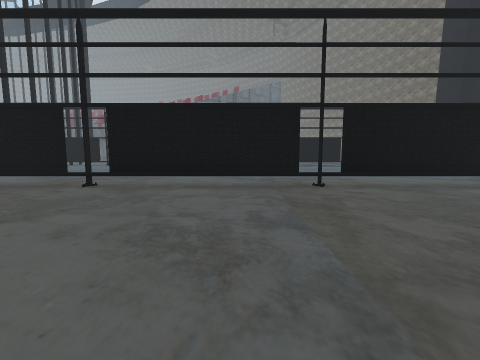
view 1 (above)

19 first-person views from a walk through a scene from a Unity 3-D project. The camera is 1.4 m above the floor, tilts 6° down and sees 90° across. The floor is counted in squares, 2 m on a side. Each view is taken from the middle of a square. On the plan, view 1 faces up. The plan holds only what a view shows up to about 9 squares ahead; the rest is blank. The place goes on beyond the plan. Some surface patterns are stand-ins.

view 2
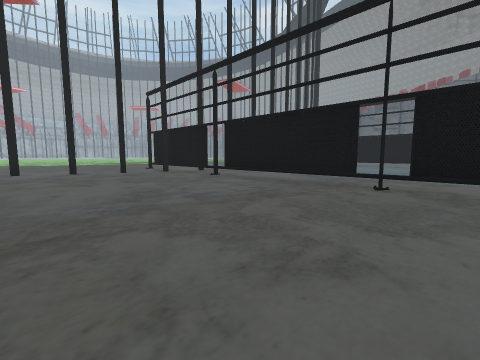

view 3
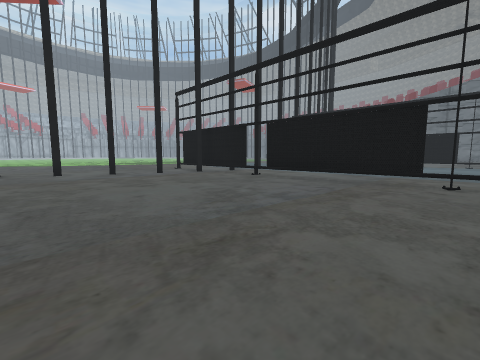

view 4
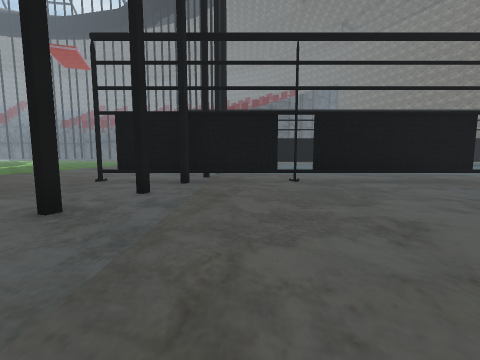

view 5
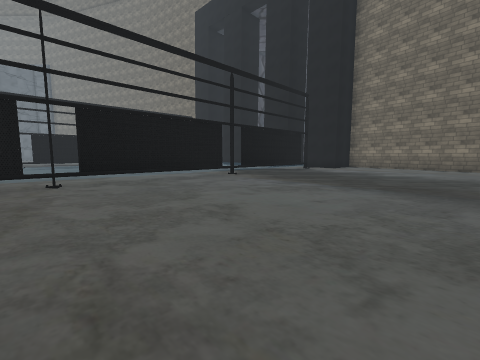

view 6
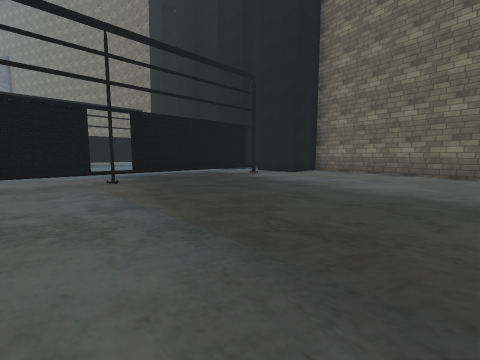

view 7
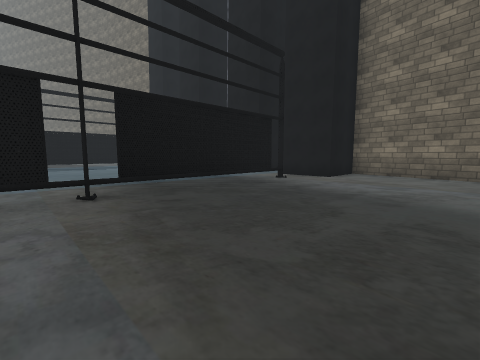

view 8
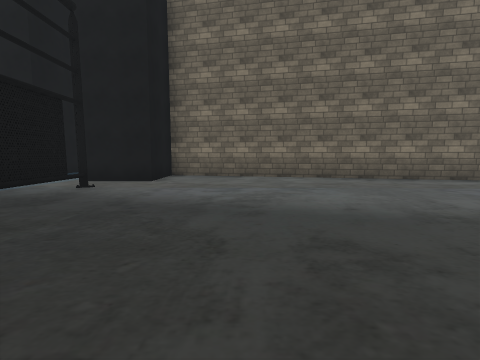

view 9
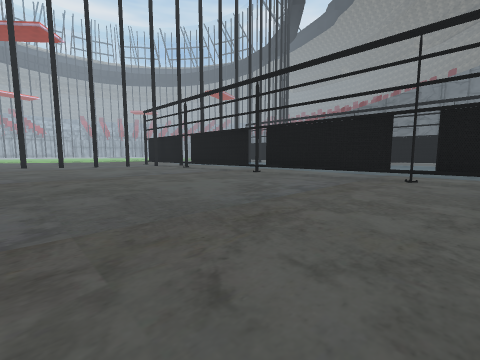

view 10
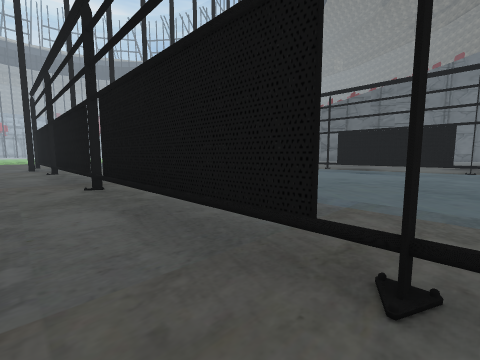

view 11
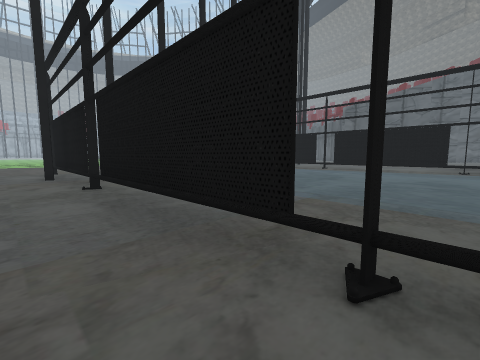

view 12
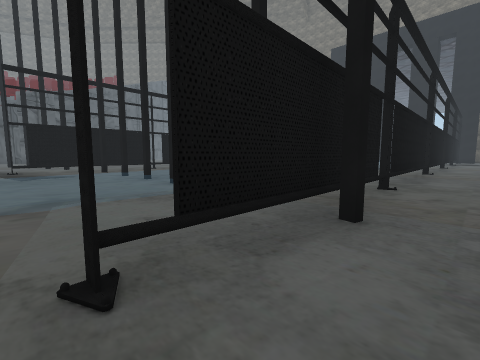

view 13
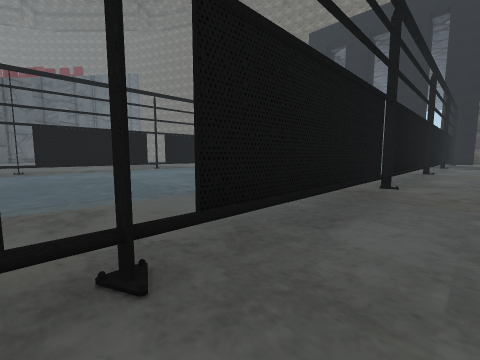

view 14
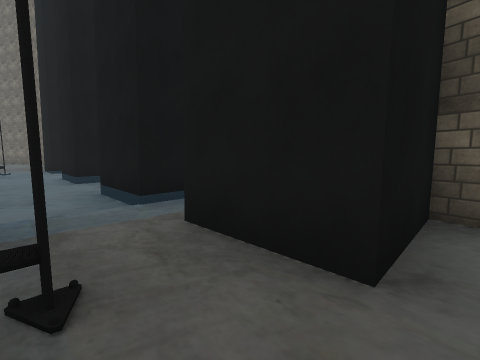

view 15
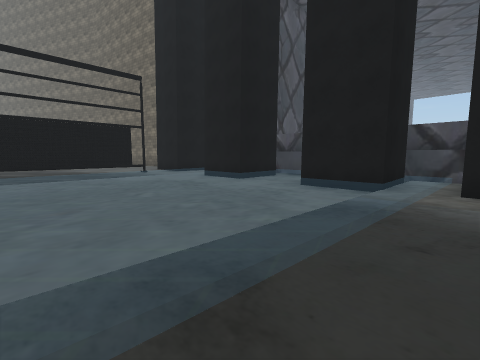

view 16
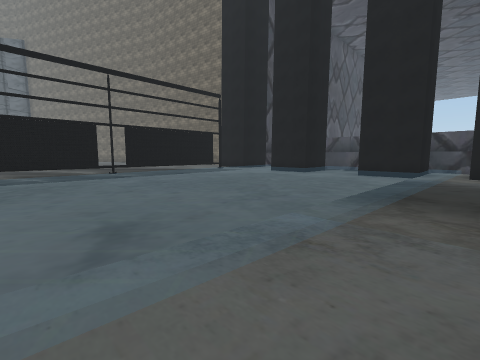

view 17
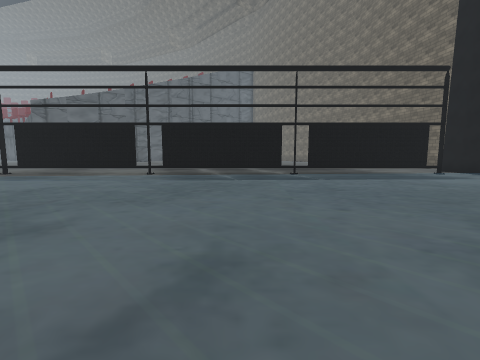

view 18
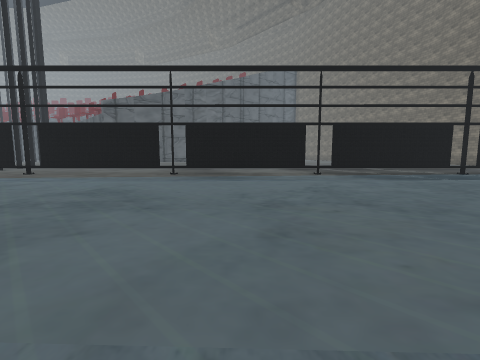

view 19
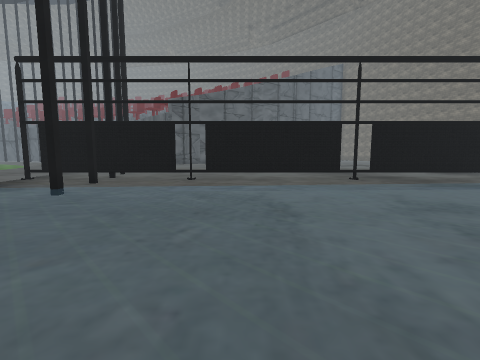

### Floor plan
Key: @ floor where view 1 was taken; # wall or solid block; x gap in a wall; . main floor; : floor 0.25 m higher than the main floor; / step, stairs or slope; = window, fence, low wall or low ledge; ^ raised ledge; T thing the floor can be seen under or through.
Columns run from 14 left of view 1 to 16 right of it. Each row starts with its distance up from view 1.
 17 ................  ..  ..
 16 .####xx###xx###xx##########.#
 15 ............................#
 14 ............/////////:::::::
 13 ///=/:::::::::::::::::::::::##
 12 ::::::::::::::::::::::::::::=#
 11 :::=::::::::::::::::::::::::::^
 10 :::= :::::::::::::::::::::::::
  9 :::: :::::::::::::::::::::::##
  8 /// /:::::::::::::::::::::::=#
  7 ...............//////////:::::^
  6 ............................###
  5 xxTTTxxTTTxxTTTxxTTTTTTTTTT.##
  4 .............................#
  3 .............................#
  2  .#..........................#
  1  ............................#
  0  #............@..............#
 -1  ...........................##
 -2      .............       ...#

Positions as (right, up) in squares from view 1, and headings:
1: (0, 0), facing up
2: (-2, 0), facing up-left
3: (-3, -1), facing up-left
4: (-10, -1), facing up
5: (1, -1), facing up-right
6: (5, -1), facing up-right
7: (6, 1), facing up-right
8: (7, 2), facing right
9: (3, -2), facing up-left
10: (2, 4), facing up-left
11: (-3, 4), facing up-left
12: (-14, 4), facing up-right
13: (-9, 4), facing up-right
14: (12, 4), facing up-right
15: (8, 6), facing up-right
16: (4, 6), facing up-right
17: (5, 7), facing up
18: (-1, 7), facing up
19: (-7, 8), facing up
